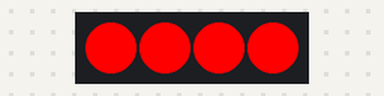
Simulated run of this program. Board: BBC micro:bit running MicroPython. Shown: 4 RGB LEDs in strip order, left to right.

Above: at 0.5 s.
At 3.5 s:
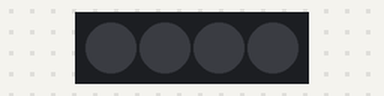
Timing chart, 0 to 4.6 s (numbered marks = the images above):
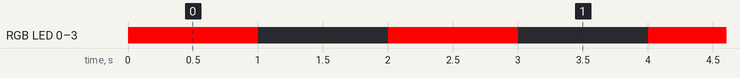

Measured:
- by itself, RGB LED 0–3: alternates RGB(255, 0, 0) for 1.0 s and off for 1.0 s

The program:

spiderbit_RGB_blink.py
```python
from microbit import sleep, pin12
import neopixel

np = neopixel.NeoPixel(pin12, 4)
while True:
    for i in range(4):
        np[i] = (255, 0, 0)
    np.show()
    sleep(1000)
    np.clear()
    np.show()
    sleep(1000)
```
